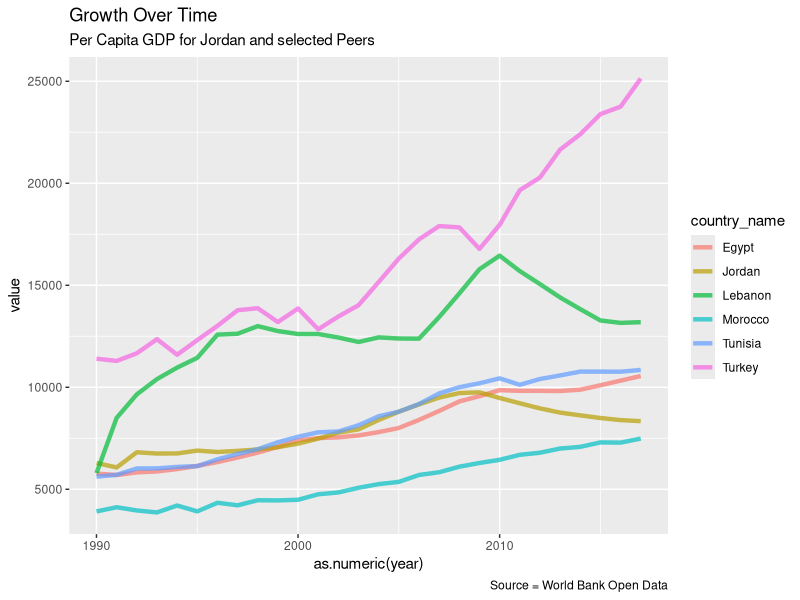

Generate this figure with R: (Note: this script raises an error after producing the figure.)
### Jordan Growth Diagnostic Indicators

library(tidyverse)
library(ggthemes)
library(readr)
gdp <- read_csv("data_records.1553542397.csv")

# GDP over time
ggplot(data = gdp, 
       mapping = aes(x = as.numeric(year), y = value, group=country_name, color = country_name)) +
  geom_line(size = 1.5, alpha = 0.7) +
  labs(title = "Growth Over Time",
       subtitle = "Per Capita GDP for Jordan and selected Peers", 
       caption = "Source = World Bank Open Data")

### High Cost of Finance

# Ration of Externawl Debt to GDP

gdp_to_external_debt <- read_csv("gdp_to_external_debt.csv")
gdp_ext_debt_long <- spread(gdp_to_external_debt, key = country_name, value = value)

# Interest Rates
library(readr)
int_rates <- read_csv("int_rates.csv")
int_rates_wide <- spread(int_rates, key = series_name, value = value)
int_rates_2 <- select(int_rates_wide, is.na(`GDP growth(annual percentage)`))

int_jordan <- filter(int_rates, country_name=="Jordan")
int_only <- filter(int_rates, series_name=="Real interest rate (percentage)")

# Peer Group Interest Rates
ggplot(data = int_only, 
       mapping = aes(x = as.numeric(year), y = value)) +
  geom_line(aes(color=country_name), size = 1.5, alpha = 0.7) +
  theme_fivethirtyeight() +
  labs(title = "Interest Rates",
       subtitle = "Comparison of Real Interest Rates across the Peer Group",
       caption = "Source = USAID Inclusive Growth Diagnostic Indicators") +
theme(panel.grid.major.x = element_blank())

# Interest Rate v. Gdp
ggplot(data = int_jordan, 
  mapping = aes(x = as.numeric(year), y = value)) +
  geom_line(aes(color=series_name), size = 1.5, alpha = 0.7) +
  theme_fivethirtyeight() +
  theme(legend.position = "none") +
  labs(title = "Interest Rate and Growth",
       caption = "Source = USAID Inclusive Growth Diagnostic Indicators")

# Per Capita GDP
ggplot(data = gdp, 
       mapping = aes(x = as.numeric(year), y = value)) +
  geom_line(aes(color=country_name), size = 1.5, alpha = 0.7) +
  theme(panel.grid.major.x = element_blank()) +
  theme_fivethirtyeight() +
  labs(title = "Growth Comparison",
       subtitle = "Comparison of Per Capita GDP across the Peer Group",
       caption = "Source = USAID Inclusive Growth Diagnostic Indicators")

